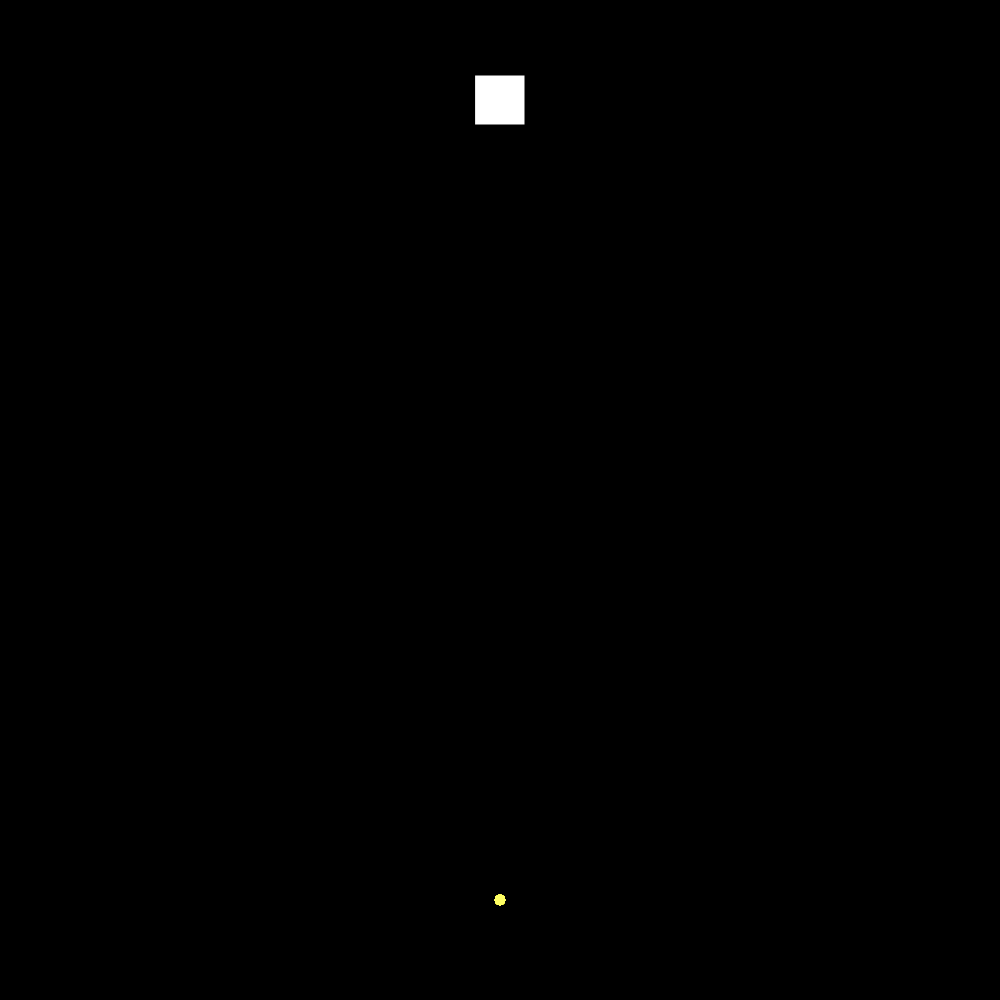
Frame 1 (no input)
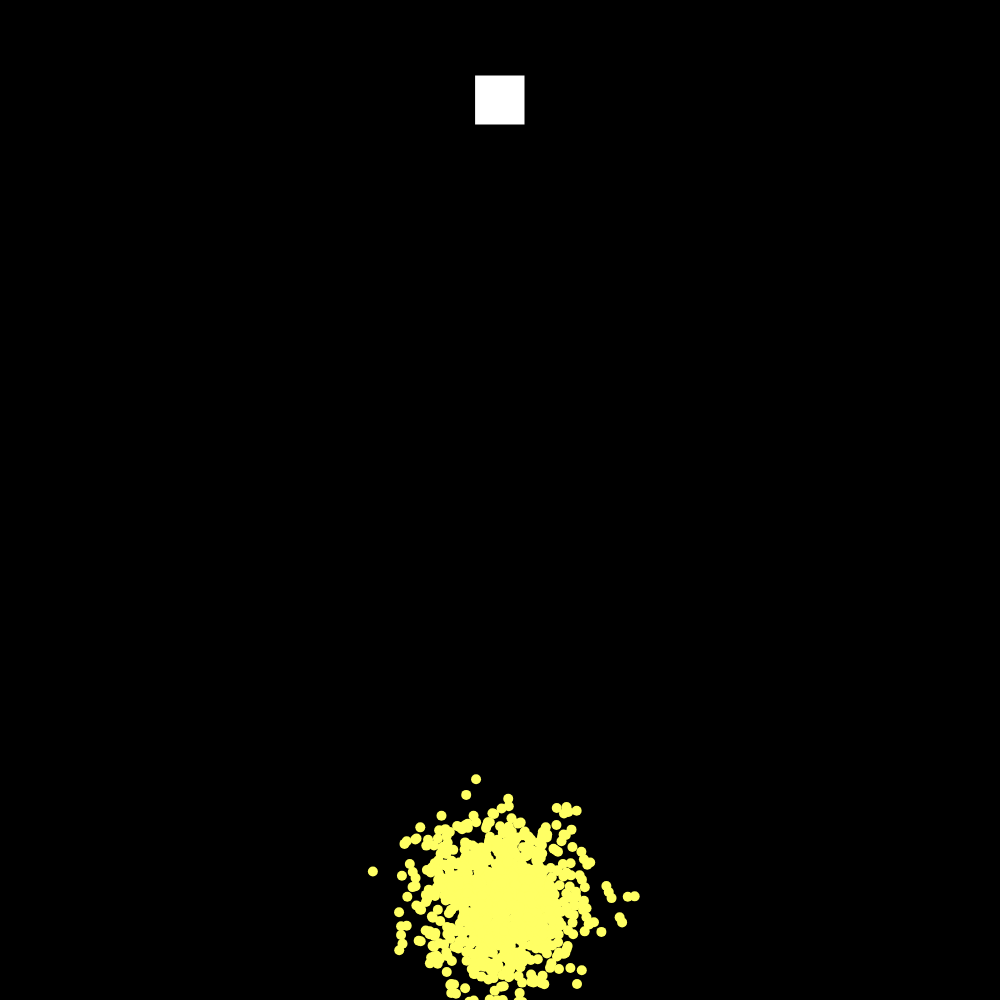
Frame 60 (no input)
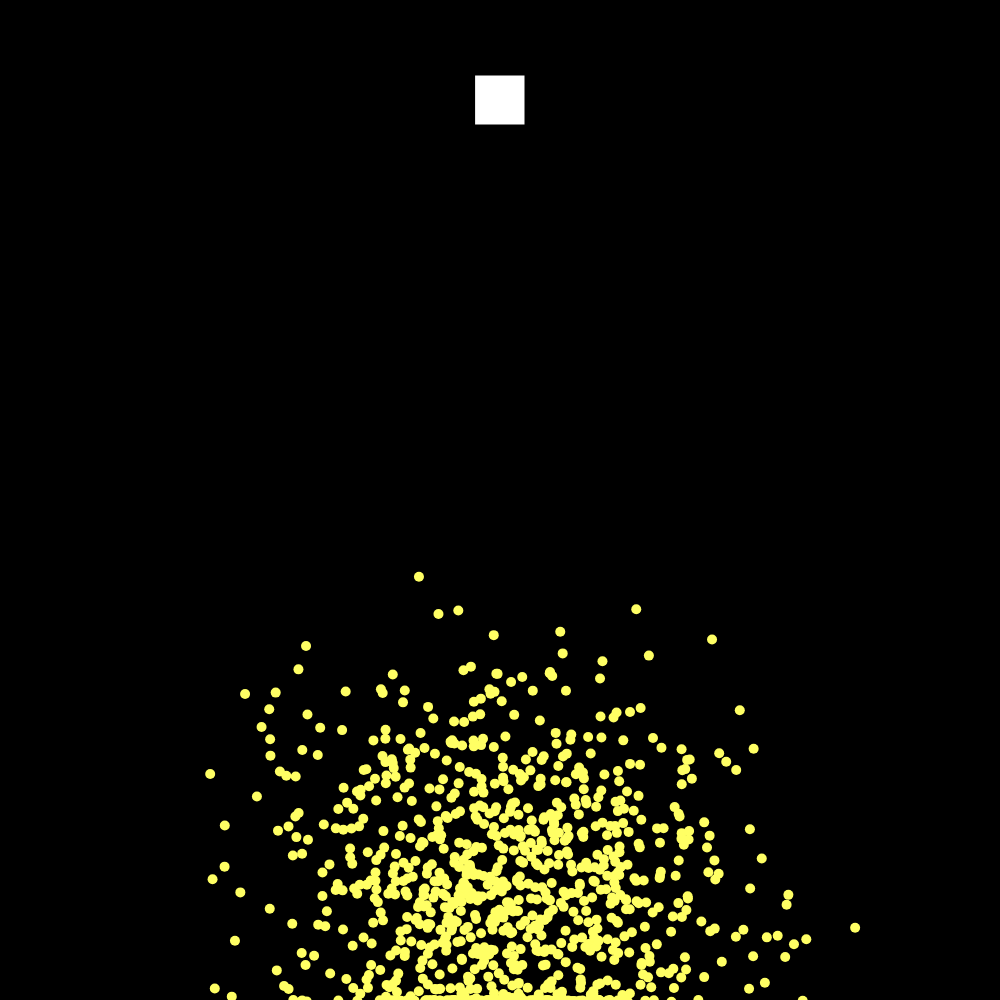
Frame 120 (the mouse pressed at the canvas centre since frame 60)

The p5.js sketch that drew these frames (run headless with seeded random() and noise() and a simulated clock; from frame 60 on, the mouse is pressed at the canvas centre):

// p5.js sketch
// ── sketch.js

var population;

var lifespan = 400;

var lifeP;

var count = 0;

var target;

var maxforce = 0.2;


var rx = 100;
var ry = 150;
var rw = 200;
var rh = 10;

function setup() {
  createCanvas(1000, 1000);
  population = new Population();
  lifeP = createP();
  target = createVector(width / 2, 100);
}

function draw() {
  background(0);
  population.run();
  
  lifeP.html(count);

  count++;
  if (count == lifespan) {
    population.evaluate();
    population.selection();
   
    count = 0;
  }
  
  fill(255);
  //rect(rx, ry, rw, rh);

  rectMode(CENTER);
  rect(target.x, target.y, 50, 50);
}

// ── Bee.js

function Bee(dna) {
    
    this.pos = createVector(width / 2, height - 100);
    this.vel = createVector();
    this.acc = createVector();
    
    this.completed = false;
    
    this.crashed = false;
    
    if (dna) {
      this.dna = dna;
    } else {
      this.dna = new DNA();
    }
    this.fitness = 0;
  
    
    this.applyForce = function(force) {
      this.acc.add(force);
    }
    
    this.calcFitness = function() {
      
      var d = dist(this.pos.x, this.pos.y, target.x, target.y);
  
      
      this.fitness = map(d, 0, width, width, 0);
      
      if (this.completed) {
        this.fitness *= 10;
      }
     
      if (this.crashed) {
        this.fitness /= 10;
      }
  
    }
    
    this.update = function() {
      // sprawdzenie dystansu miedzy bee a targetem
      var d = dist(this.pos.x, this.pos.y, target.x, target.y);
      
      if (d < 10) {
        this.completed = true;
        this.pos = target.copy();
      }
      //Bees dotykaja przeszkody
      if (this.pos.x > rx - rw / 2 && this.pos.x < rx + rw / 2  && this.pos.y > ry && this.pos.y < ry + rh) {
        this.crashed = true;
      }
      // Bees dotykają ekranu
      if (this.pos.x > width || this.pos.x < 0) {
        this.crashed = true;
      }
      // Bees dotykają ekranu
      if (this.pos.y > height || this.pos.y < 0) {
        this.crashed = true;
      }
  
  
      
      this.applyForce(this.dna.genes[count]);
      
      if (!this.completed && !this.crashed) {
        this.vel.add(this.acc);
        this.pos.add(this.vel);
        this.acc.mult(0);
        this.vel.limit(4);
      }
    }
   
    this.show = function() {
      
      push();      
      noStroke();      
      translate(this.pos.x, this.pos.y);      
      fill(255,255,100);
      ellipseMode(CENTER);
      ellipse(0, 0, 10, 10);
      pop();
    }
  
  }

// ── DNA.js
// Daniel Shiffman
// http://codingtra.in
// http://patreon.com/codingtrain
// Code for: https://youtu.be/bGz7mv2vD6g

function DNA(genes) {
    
    if (genes) {
      this.genes = genes;
    }
    // jezeli nie ma dna to stwórz losowe
    else {
      this.genes = [];
      for (var i = 0; i < lifespan; i++) {
        // random vector
        this.genes[i] = p5.Vector.random2D();
        // maksymalna predkosc dla vectora
        this.genes[i].setMag(maxforce);
      }
    }
    // laczenie dwoch losowych dna 
    this.crossover = function(partner) {
      var newgenes = [];
      // Picks random midpoint
      var mid = floor(random(this.genes.length));
      for (var i = 0; i < this.genes.length; i++) {
        // 
        if (i > mid) {
          newgenes[i] = this.genes[i];
        }
        // 
        else {
          newgenes[i] = partner.genes[i];
        }
      }
      //  zwrot nowego dna jako tablicy vectorow
      return new DNA(newgenes);
    }
  
    // dodanie mutacji do tablicy
    this.mutation = function() {
      for (var i = 0; i < this.genes.length; i++) {
        
        if (random(1) < 0.01) {
          this.genes[i] = p5.Vector.random2D();
          this.genes[i].setMag(maxforce);
        }
      }
    }
  
  }
// ── Population.js
// Daniel Shiffman
// http://codingtra.in
// http://patreon.com/codingtrain
// Code for: https://youtu.be/bGz7mv2vD6g

function Population() {
    //tablica bees
    this.bees = [];
    // wielkosc populacji
    this.popsize = 1000;
    
    this.matingpool = [];
  
    // dodanie bee do tablicy
    for (var i = 0; i < this.popsize; i++) {
      this.bees[i] = new Bee();
    }
  
    this.evaluate = function() {
  
      var maxfit = 0;
      // obliczanie fitness dla kazdej bee
      for (var i = 0; i < this.popsize; i++) {
        
        this.bees[i].calcFitness();
        
        if (this.bees[i].fitness > maxfit) {
          maxfit = this.bees[i].fitness;
        }
      }
      // Normalizacja
      for (var i = 0; i < this.popsize; i++) {
        this.bees[i].fitness /= maxfit;
      }
  
      this.matingpool = [];
      // skalowanie fitness od 0 do 100
      
      for (var i = 0; i < this.popsize; i++) {
        var n = this.bees[i].fitness * 100;
        for (var j = 0; j < n; j++) {
          this.matingpool.push(this.bees[i]);
        }
      }
    }
    // wybieranie genow dla kolejnej kazdej bee w nastepnej populacji
    this.selection = function() {
      var newBees = [];
      for (var i = 0; i < this.bees.length; i++) {
        // wybieranie losowego dna
        var parentA = random(this.matingpool).dna;
        var parentB = random(this.matingpool).dna;
        // tworzenie bee z losowym dna
        var child = parentA.crossover(parentB);
        child.mutation();
        
        newBees[i] = new Bee(child);
      }
      
      this.bees = newBees;
    }
  
    // wyswietlenie nowych bee i update dna 
    this.run = function() {
      for (var i = 0; i < this.popsize; i++) {
        this.bees[i].update();
        // wyswietlenie bee na ekranie
        this.bees[i].show();
      }
    }
  }
  
// ── Rocket.js

function Bee(dna) {
    
    this.pos = createVector(width / 2, height - 100);
    this.vel = createVector();
    this.acc = createVector();
    
    this.completed = false;
    
    this.crashed = false;
    
    if (dna) {
      this.dna = dna;
    } else {
      this.dna = new DNA();
    }
    this.fitness = 0;
  
    
    this.applyForce = function(force) {
      this.acc.add(force);
    }
    
    this.calcFitness = function() {
      
      var d = dist(this.pos.x, this.pos.y, target.x, target.y);
  
      
      this.fitness = map(d, 0, width, width, 0);
      
      if (this.completed) {
        this.fitness *= 10;
      }
     
      if (this.crashed) {
        this.fitness /= 10;
      }
  
    }
    
    this.update = function() {
      // sprawdzenie dystansu miedzy bee a targetem
      var d = dist(this.pos.x, this.pos.y, target.x, target.y);
      
      if (d < 10) {
        this.completed = true;
        this.pos = target.copy();
      }
      // Bees dotykają ekranu
      if (this.pos.x > rx && this.pos.x < rx + rw && this.pos.y > ry && this.pos.y < ry + rh) {
        this.crashed = true;
      }
      // Bees dotykają ekranu
      if (this.pos.x > width || this.pos.x < 0) {
        this.crashed = true;
      }
      // Bees dotykają ekranu
      if (this.pos.y > height || this.pos.y < 0) {
        this.crashed = true;
      }
  
  
      
      this.applyForce(this.dna.genes[count]);
      
      if (!this.completed && !this.crashed) {
        this.vel.add(this.acc);
        this.pos.add(this.vel);
        this.acc.mult(0);
        this.vel.limit(4);
      }
    }
   
    this.show = function() {
      
      push();      
      noStroke();      
      translate(this.pos.x, this.pos.y);      
      fill(255,255,100);
      ellipseMode(CENTER);
      ellipse(0, 0, 10, 10);
      pop();
    }
  
  }
